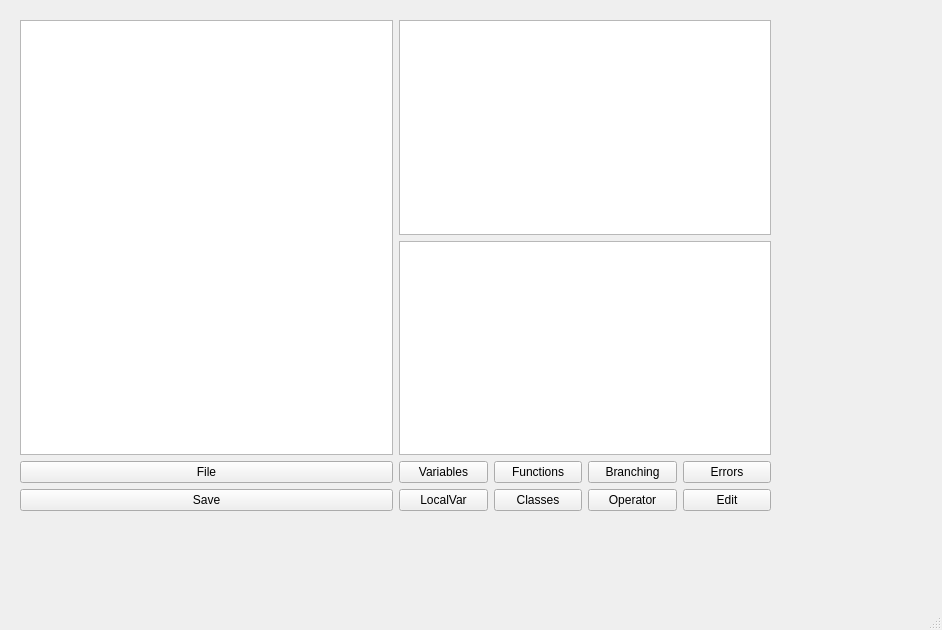
<?xml version="1.0" encoding="UTF-8"?>
<ui version="4.0">
 <class>MainWindow</class>
 <widget class="QMainWindow" name="MainWindow">
  <property name="geometry">
   <rect>
    <x>0</x>
    <y>0</y>
    <width>942</width>
    <height>630</height>
   </rect>
  </property>
  <property name="windowTitle">
   <string>Parser</string>
  </property>
  <widget class="QWidget" name="centralwidget">
   <widget class="QWidget" name="layoutWidget">
    <property name="geometry">
     <rect>
      <x>20</x>
      <y>20</y>
      <width>751</width>
      <height>491</height>
     </rect>
    </property>
    <layout class="QGridLayout" name="gridLayout_6">
     <item row="0" column="0">
      <layout class="QGridLayout" name="gridLayout">
       <item row="1" column="1">
        <widget class="QTableView" name="tableView"/>
       </item>
       <item row="0" column="1">
        <widget class="QTextEdit" name="InformationText"/>
       </item>
       <item row="0" column="0" rowspan="2">
        <widget class="QTextEdit" name="MainText"/>
       </item>
      </layout>
     </item>
     <item row="1" column="0">
      <layout class="QGridLayout" name="gridLayout_5">
       <item row="0" column="0">
        <layout class="QVBoxLayout" name="verticalLayout">
         <item>
          <widget class="QPushButton" name="FileButton">
           <property name="text">
            <string>File</string>
           </property>
          </widget>
         </item>
         <item>
          <widget class="QPushButton" name="SaveButton">
           <property name="text">
            <string>Save</string>
           </property>
          </widget>
         </item>
        </layout>
       </item>
       <item row="0" column="1">
        <layout class="QGridLayout" name="gridLayout_4">
         <item row="0" column="0">
          <layout class="QGridLayout" name="gridLayout_2">
           <item row="0" column="0">
            <widget class="QPushButton" name="VariablesButton">
             <property name="text">
              <string>Variables</string>
             </property>
            </widget>
           </item>
           <item row="0" column="1">
            <widget class="QPushButton" name="FuncButton">
             <property name="text">
              <string>Functions</string>
             </property>
            </widget>
           </item>
           <item row="1" column="0">
            <widget class="QPushButton" name="LocalVarButton">
             <property name="text">
              <string>LocalVar</string>
             </property>
            </widget>
           </item>
           <item row="1" column="1">
            <widget class="QPushButton" name="ClassesButton">
             <property name="text">
              <string>Classes</string>
             </property>
            </widget>
           </item>
          </layout>
         </item>
         <item row="0" column="1">
          <layout class="QGridLayout" name="gridLayout_3">
           <item row="0" column="0">
            <widget class="QPushButton" name="BranchButton">
             <property name="text">
              <string>Branching</string>
             </property>
            </widget>
           </item>
           <item row="0" column="1">
            <widget class="QPushButton" name="ErrorsButton">
             <property name="text">
              <string>Errors</string>
             </property>
            </widget>
           </item>
           <item row="1" column="0">
            <widget class="QPushButton" name="OperatorButton">
             <property name="text">
              <string>Operator</string>
             </property>
            </widget>
           </item>
           <item row="1" column="1">
            <widget class="QPushButton" name="EditButton">
             <property name="text">
              <string>Edit</string>
             </property>
            </widget>
           </item>
          </layout>
         </item>
        </layout>
       </item>
      </layout>
     </item>
    </layout>
   </widget>
  </widget>
  <widget class="QMenuBar" name="menubar">
   <property name="geometry">
    <rect>
     <x>0</x>
     <y>0</y>
     <width>942</width>
     <height>26</height>
    </rect>
   </property>
  </widget>
  <widget class="QStatusBar" name="statusbar"/>
 </widget>
 <resources/>
 <connections/>
</ui>
